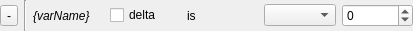
<?xml version="1.0" encoding="UTF-8"?>
<ui version="4.0">
 <class>DoneSpecWidget</class>
 <widget class="QWidget" name="DoneSpecWidget">
  <property name="geometry">
   <rect>
    <x>0</x>
    <y>0</y>
    <width>413</width>
    <height>31</height>
   </rect>
  </property>
  <property name="windowTitle">
   <string>Form</string>
  </property>
  <layout class="QHBoxLayout" name="horizontalLayout">
   <property name="leftMargin">
    <number>0</number>
   </property>
   <property name="topMargin">
    <number>0</number>
   </property>
   <property name="rightMargin">
    <number>0</number>
   </property>
   <property name="bottomMargin">
    <number>0</number>
   </property>
   <item>
    <widget class="QToolButton" name="remove">
     <property name="text">
      <string>-</string>
     </property>
    </widget>
   </item>
   <item>
    <widget class="Line" name="line">
     <property name="sizePolicy">
      <sizepolicy hsizetype="Fixed" vsizetype="Ignored">
       <horstretch>0</horstretch>
       <verstretch>0</verstretch>
      </sizepolicy>
     </property>
     <property name="orientation">
      <enum>Qt::Vertical</enum>
     </property>
    </widget>
   </item>
   <item>
    <widget class="QLabel" name="varName">
     <property name="font">
      <font>
       <italic>true</italic>
      </font>
     </property>
     <property name="text">
      <string>{varName}</string>
     </property>
    </widget>
   </item>
   <item>
    <widget class="QCheckBox" name="delta">
     <property name="text">
      <string>delta</string>
     </property>
    </widget>
   </item>
   <item>
    <widget class="QLabel" name="label">
     <property name="text">
      <string>is</string>
     </property>
    </widget>
   </item>
   <item>
    <widget class="QComboBox" name="operation"/>
   </item>
   <item>
    <widget class="QSpinBox" name="reference">
     <property name="accelerated">
      <bool>true</bool>
     </property>
     <property name="minimum">
      <number>-2147483647</number>
     </property>
     <property name="maximum">
      <number>2147483647</number>
     </property>
     <property name="value">
      <number>0</number>
     </property>
    </widget>
   </item>
  </layout>
 </widget>
 <resources/>
 <connections/>
</ui>
